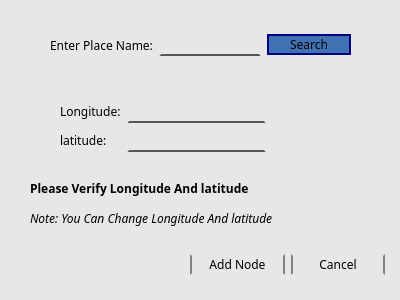
<?xml version="1.0" encoding="UTF-8"?>
<ui version="4.0">
 <class>add_node_window</class>
 <widget class="QDialog" name="add_node_window">
  <property name="geometry">
   <rect>
    <x>0</x>
    <y>0</y>
    <width>400</width>
    <height>300</height>
   </rect>
  </property>
  <property name="minimumSize">
   <size>
    <width>400</width>
    <height>300</height>
   </size>
  </property>
  <property name="maximumSize">
   <size>
    <width>400</width>
    <height>300</height>
   </size>
  </property>
  <property name="palette">
   <palette>
    <active>
     <colorrole role="WindowText">
      <brush brushstyle="SolidPattern">
       <color alpha="255">
        <red>0</red>
        <green>0</green>
        <blue>0</blue>
       </color>
      </brush>
     </colorrole>
     <colorrole role="Button">
      <brush brushstyle="SolidPattern">
       <color alpha="255">
        <red>231</red>
        <green>231</green>
        <blue>231</blue>
       </color>
      </brush>
     </colorrole>
     <colorrole role="Light">
      <brush brushstyle="SolidPattern">
       <color alpha="255">
        <red>213</red>
        <green>213</green>
        <blue>255</blue>
       </color>
      </brush>
     </colorrole>
     <colorrole role="Midlight">
      <brush brushstyle="SolidPattern">
       <color alpha="255">
        <red>149</red>
        <green>149</green>
        <blue>255</blue>
       </color>
      </brush>
     </colorrole>
     <colorrole role="Dark">
      <brush brushstyle="SolidPattern">
       <color alpha="255">
        <red>42</red>
        <green>42</green>
        <blue>127</blue>
       </color>
      </brush>
     </colorrole>
     <colorrole role="Mid">
      <brush brushstyle="SolidPattern">
       <color alpha="255">
        <red>56</red>
        <green>56</green>
        <blue>170</blue>
       </color>
      </brush>
     </colorrole>
     <colorrole role="Text">
      <brush brushstyle="SolidPattern">
       <color alpha="255">
        <red>0</red>
        <green>0</green>
        <blue>0</blue>
       </color>
      </brush>
     </colorrole>
     <colorrole role="BrightText">
      <brush brushstyle="SolidPattern">
       <color alpha="255">
        <red>255</red>
        <green>255</green>
        <blue>255</blue>
       </color>
      </brush>
     </colorrole>
     <colorrole role="ButtonText">
      <brush brushstyle="SolidPattern">
       <color alpha="255">
        <red>0</red>
        <green>0</green>
        <blue>0</blue>
       </color>
      </brush>
     </colorrole>
     <colorrole role="Base">
      <brush brushstyle="SolidPattern">
       <color alpha="255">
        <red>231</red>
        <green>231</green>
        <blue>231</blue>
       </color>
      </brush>
     </colorrole>
     <colorrole role="Window">
      <brush brushstyle="SolidPattern">
       <color alpha="255">
        <red>231</red>
        <green>231</green>
        <blue>231</blue>
       </color>
      </brush>
     </colorrole>
     <colorrole role="Shadow">
      <brush brushstyle="SolidPattern">
       <color alpha="255">
        <red>0</red>
        <green>0</green>
        <blue>0</blue>
       </color>
      </brush>
     </colorrole>
     <colorrole role="AlternateBase">
      <brush brushstyle="SolidPattern">
       <color alpha="255">
        <red>170</red>
        <green>170</green>
        <blue>255</blue>
       </color>
      </brush>
     </colorrole>
     <colorrole role="ToolTipBase">
      <brush brushstyle="SolidPattern">
       <color alpha="255">
        <red>255</red>
        <green>255</green>
        <blue>220</blue>
       </color>
      </brush>
     </colorrole>
     <colorrole role="ToolTipText">
      <brush brushstyle="SolidPattern">
       <color alpha="255">
        <red>0</red>
        <green>0</green>
        <blue>0</blue>
       </color>
      </brush>
     </colorrole>
     <colorrole role="PlaceholderText">
      <brush brushstyle="NoBrush">
       <color alpha="128">
        <red>0</red>
        <green>0</green>
        <blue>0</blue>
       </color>
      </brush>
     </colorrole>
    </active>
    <inactive>
     <colorrole role="WindowText">
      <brush brushstyle="SolidPattern">
       <color alpha="255">
        <red>0</red>
        <green>0</green>
        <blue>0</blue>
       </color>
      </brush>
     </colorrole>
     <colorrole role="Button">
      <brush brushstyle="SolidPattern">
       <color alpha="255">
        <red>231</red>
        <green>231</green>
        <blue>231</blue>
       </color>
      </brush>
     </colorrole>
     <colorrole role="Light">
      <brush brushstyle="SolidPattern">
       <color alpha="255">
        <red>213</red>
        <green>213</green>
        <blue>255</blue>
       </color>
      </brush>
     </colorrole>
     <colorrole role="Midlight">
      <brush brushstyle="SolidPattern">
       <color alpha="255">
        <red>149</red>
        <green>149</green>
        <blue>255</blue>
       </color>
      </brush>
     </colorrole>
     <colorrole role="Dark">
      <brush brushstyle="SolidPattern">
       <color alpha="255">
        <red>42</red>
        <green>42</green>
        <blue>127</blue>
       </color>
      </brush>
     </colorrole>
     <colorrole role="Mid">
      <brush brushstyle="SolidPattern">
       <color alpha="255">
        <red>56</red>
        <green>56</green>
        <blue>170</blue>
       </color>
      </brush>
     </colorrole>
     <colorrole role="Text">
      <brush brushstyle="SolidPattern">
       <color alpha="255">
        <red>0</red>
        <green>0</green>
        <blue>0</blue>
       </color>
      </brush>
     </colorrole>
     <colorrole role="BrightText">
      <brush brushstyle="SolidPattern">
       <color alpha="255">
        <red>255</red>
        <green>255</green>
        <blue>255</blue>
       </color>
      </brush>
     </colorrole>
     <colorrole role="ButtonText">
      <brush brushstyle="SolidPattern">
       <color alpha="255">
        <red>0</red>
        <green>0</green>
        <blue>0</blue>
       </color>
      </brush>
     </colorrole>
     <colorrole role="Base">
      <brush brushstyle="SolidPattern">
       <color alpha="255">
        <red>231</red>
        <green>231</green>
        <blue>231</blue>
       </color>
      </brush>
     </colorrole>
     <colorrole role="Window">
      <brush brushstyle="SolidPattern">
       <color alpha="255">
        <red>231</red>
        <green>231</green>
        <blue>231</blue>
       </color>
      </brush>
     </colorrole>
     <colorrole role="Shadow">
      <brush brushstyle="SolidPattern">
       <color alpha="255">
        <red>0</red>
        <green>0</green>
        <blue>0</blue>
       </color>
      </brush>
     </colorrole>
     <colorrole role="AlternateBase">
      <brush brushstyle="SolidPattern">
       <color alpha="255">
        <red>170</red>
        <green>170</green>
        <blue>255</blue>
       </color>
      </brush>
     </colorrole>
     <colorrole role="ToolTipBase">
      <brush brushstyle="SolidPattern">
       <color alpha="255">
        <red>255</red>
        <green>255</green>
        <blue>220</blue>
       </color>
      </brush>
     </colorrole>
     <colorrole role="ToolTipText">
      <brush brushstyle="SolidPattern">
       <color alpha="255">
        <red>0</red>
        <green>0</green>
        <blue>0</blue>
       </color>
      </brush>
     </colorrole>
     <colorrole role="PlaceholderText">
      <brush brushstyle="NoBrush">
       <color alpha="128">
        <red>0</red>
        <green>0</green>
        <blue>0</blue>
       </color>
      </brush>
     </colorrole>
    </inactive>
    <disabled>
     <colorrole role="WindowText">
      <brush brushstyle="SolidPattern">
       <color alpha="255">
        <red>42</red>
        <green>42</green>
        <blue>127</blue>
       </color>
      </brush>
     </colorrole>
     <colorrole role="Button">
      <brush brushstyle="SolidPattern">
       <color alpha="255">
        <red>231</red>
        <green>231</green>
        <blue>231</blue>
       </color>
      </brush>
     </colorrole>
     <colorrole role="Light">
      <brush brushstyle="SolidPattern">
       <color alpha="255">
        <red>213</red>
        <green>213</green>
        <blue>255</blue>
       </color>
      </brush>
     </colorrole>
     <colorrole role="Midlight">
      <brush brushstyle="SolidPattern">
       <color alpha="255">
        <red>149</red>
        <green>149</green>
        <blue>255</blue>
       </color>
      </brush>
     </colorrole>
     <colorrole role="Dark">
      <brush brushstyle="SolidPattern">
       <color alpha="255">
        <red>42</red>
        <green>42</green>
        <blue>127</blue>
       </color>
      </brush>
     </colorrole>
     <colorrole role="Mid">
      <brush brushstyle="SolidPattern">
       <color alpha="255">
        <red>56</red>
        <green>56</green>
        <blue>170</blue>
       </color>
      </brush>
     </colorrole>
     <colorrole role="Text">
      <brush brushstyle="SolidPattern">
       <color alpha="255">
        <red>42</red>
        <green>42</green>
        <blue>127</blue>
       </color>
      </brush>
     </colorrole>
     <colorrole role="BrightText">
      <brush brushstyle="SolidPattern">
       <color alpha="255">
        <red>255</red>
        <green>255</green>
        <blue>255</blue>
       </color>
      </brush>
     </colorrole>
     <colorrole role="ButtonText">
      <brush brushstyle="SolidPattern">
       <color alpha="255">
        <red>42</red>
        <green>42</green>
        <blue>127</blue>
       </color>
      </brush>
     </colorrole>
     <colorrole role="Base">
      <brush brushstyle="SolidPattern">
       <color alpha="255">
        <red>231</red>
        <green>231</green>
        <blue>231</blue>
       </color>
      </brush>
     </colorrole>
     <colorrole role="Window">
      <brush brushstyle="SolidPattern">
       <color alpha="255">
        <red>231</red>
        <green>231</green>
        <blue>231</blue>
       </color>
      </brush>
     </colorrole>
     <colorrole role="Shadow">
      <brush brushstyle="SolidPattern">
       <color alpha="255">
        <red>0</red>
        <green>0</green>
        <blue>0</blue>
       </color>
      </brush>
     </colorrole>
     <colorrole role="AlternateBase">
      <brush brushstyle="SolidPattern">
       <color alpha="255">
        <red>85</red>
        <green>85</green>
        <blue>255</blue>
       </color>
      </brush>
     </colorrole>
     <colorrole role="ToolTipBase">
      <brush brushstyle="SolidPattern">
       <color alpha="255">
        <red>255</red>
        <green>255</green>
        <blue>220</blue>
       </color>
      </brush>
     </colorrole>
     <colorrole role="ToolTipText">
      <brush brushstyle="SolidPattern">
       <color alpha="255">
        <red>0</red>
        <green>0</green>
        <blue>0</blue>
       </color>
      </brush>
     </colorrole>
     <colorrole role="PlaceholderText">
      <brush brushstyle="NoBrush">
       <color alpha="128">
        <red>0</red>
        <green>0</green>
        <blue>0</blue>
       </color>
      </brush>
     </colorrole>
    </disabled>
   </palette>
  </property>
  <property name="font">
   <font>
    <family>Bahnschrift</family>
   </font>
  </property>
  <property name="windowTitle">
   <string>Add Node Dialog</string>
  </property>
  <property name="styleSheet">
   <string notr="true">background-color: rgb(231, 231, 231);</string>
  </property>
  <widget class="QLabel" name="label_4">
   <property name="geometry">
    <rect>
     <x>30</x>
     <y>180</y>
     <width>341</width>
     <height>16</height>
    </rect>
   </property>
   <property name="font">
    <font>
     <family>Bahnschrift</family>
     <pointsize>9</pointsize>
     <weight>75</weight>
     <bold>true</bold>
    </font>
   </property>
   <property name="text">
    <string>Please Verify Longitude And latitude</string>
   </property>
  </widget>
  <widget class="QWidget" name="layoutWidget">
   <property name="geometry">
    <rect>
     <x>60</x>
     <y>100</y>
     <width>206</width>
     <height>53</height>
    </rect>
   </property>
   <layout class="QGridLayout" name="gridLayout_2">
    <item row="0" column="0">
     <widget class="QLabel" name="label_5">
      <property name="font">
       <font>
        <family>Bahnschrift</family>
        <pointsize>9</pointsize>
        <weight>50</weight>
        <bold>false</bold>
       </font>
      </property>
      <property name="text">
       <string>Longitude:</string>
      </property>
     </widget>
    </item>
    <item row="0" column="1">
     <widget class="QLineEdit" name="long_edit">
      <property name="styleSheet">
       <string notr="true">QLineEdit {
 
    border: 2px solid rgb(231, 231, 231);
	border-bottom-color: rgb(86, 86, 86);
    padding: 0 8px;
    
    selection-background-color: darkgray; 
	font: 8pt &quot;Bahnschrift&quot;;

}</string>
      </property>
     </widget>
    </item>
    <item row="1" column="0">
     <widget class="QLabel" name="label_6">
      <property name="font">
       <font>
        <family>Bahnschrift</family>
        <pointsize>9</pointsize>
        <weight>50</weight>
        <bold>false</bold>
        <strikeout>false</strikeout>
        <kerning>true</kerning>
       </font>
      </property>
      <property name="text">
       <string>latitude:</string>
      </property>
     </widget>
    </item>
    <item row="1" column="1">
     <widget class="QLineEdit" name="lat_edit">
      <property name="styleSheet">
       <string notr="true">QLineEdit {
 
    border: 2px solid rgb(231, 231, 231);
	border-bottom-color: rgb(86, 86, 86);
    padding: 0 8px;
    
    selection-background-color: darkgray; 
	font: 8pt &quot;Bahnschrift&quot;;

}</string>
      </property>
     </widget>
    </item>
   </layout>
  </widget>
  <widget class="QWidget" name="layoutWidget_2">
   <property name="geometry">
    <rect>
     <x>50</x>
     <y>30</y>
     <width>301</width>
     <height>30</height>
    </rect>
   </property>
   <layout class="QHBoxLayout" name="horizontalLayout_3">
    <item>
     <widget class="QLabel" name="label_7">
      <property name="font">
       <font>
        <family>Bahnschrift</family>
        <pointsize>9</pointsize>
        <weight>50</weight>
        <bold>false</bold>
       </font>
      </property>
      <property name="text">
       <string>Enter Place Name:</string>
      </property>
     </widget>
    </item>
    <item>
     <widget class="QLineEdit" name="place_name_edit">
      <property name="styleSheet">
       <string notr="true">QLineEdit {
 
    border: 2px solid rgb(231, 231, 231);
	border-bottom-color: rgb(86, 86, 86);
    padding: 0 8px;
    
    selection-background-color: darkgray; 
	font: 8pt &quot;Bahnschrift&quot;;

}</string>
      </property>
     </widget>
    </item>
    <item>
     <widget class="QPushButton" name="search_button">
      <property name="styleSheet">
       <string notr="true">QPushButton {
	
	
	font: 75 10pt &quot;Bahnschrift Condensed&quot;;
	
	
    border: 2px solid #8f8f91; min-width: 80px;
	background-color: #4072B3; 
    border-radius: 12px;
}

QPushButton:pressed {
    background-color: qlineargradient(x1: 0, y1: 0, x2: 0, y2: 1,
                                      stop: 0 #dadbde, stop: 1 #f6f7fa);
} 


QPushButton:flat {
    border: none; /* no border for a flat push button */
}

QPushButton:default {
    border-color: navy; /* make the default button prominent */
}</string>
      </property>
      <property name="text">
       <string>Search</string>
      </property>
     </widget>
    </item>
   </layout>
  </widget>
  <widget class="QLabel" name="label_8">
   <property name="geometry">
    <rect>
     <x>30</x>
     <y>210</y>
     <width>321</width>
     <height>16</height>
    </rect>
   </property>
   <property name="font">
    <font>
     <family>Bahnschrift</family>
     <pointsize>9</pointsize>
     <weight>50</weight>
     <italic>true</italic>
     <bold>false</bold>
    </font>
   </property>
   <property name="text">
    <string>Note: You Can Change Longitude And latitude</string>
   </property>
  </widget>
  <widget class="QWidget" name="layoutWidget_3">
   <property name="geometry">
    <rect>
     <x>190</x>
     <y>250</y>
     <width>195</width>
     <height>30</height>
    </rect>
   </property>
   <layout class="QHBoxLayout" name="horizontalLayout_4">
    <item>
     <widget class="QPushButton" name="add_node_button_2">
      <property name="styleSheet">
       <string notr="true">QPushButton {
	
	
	 
    font: 75 10pt &quot;Bahnschrift Condensed&quot;;
	
	
    border:2px solid black; min-width: 80px;
	border-color: dark gray; 
    border-radius: 25px;
}


QPushButton:hover {
    background-color: #6088C6; 
}
QPushButton:flat {
    border: none; /* no border for a flat push button */
}

QPushButton:default {
    border-color: navy; /* make the default button prominent */
}</string>
      </property>
      <property name="text">
       <string>Add Node</string>
      </property>
     </widget>
    </item>
    <item>
     <widget class="QPushButton" name="cancel_button_2">
      <property name="styleSheet">
       <string notr="true">QPushButton {
	
	
	 
    font: 75 10pt &quot;Bahnschrift Condensed&quot;;
	
	
    border:2px solid black; min-width: 80px;
	border-color: dark gray; 
    border-radius: 25px;
}

QPushButton:hover {
    background-color: #c0c0c0; 
}
QPushButton:flat {
    border: none; /* no border for a flat push button */
}

QPushButton:default {
    border-color: navy; /* make the default button prominent */
}</string>
      </property>
      <property name="text">
       <string>Cancel</string>
      </property>
     </widget>
    </item>
   </layout>
  </widget>
 </widget>
 <resources/>
 <connections/>
</ui>
